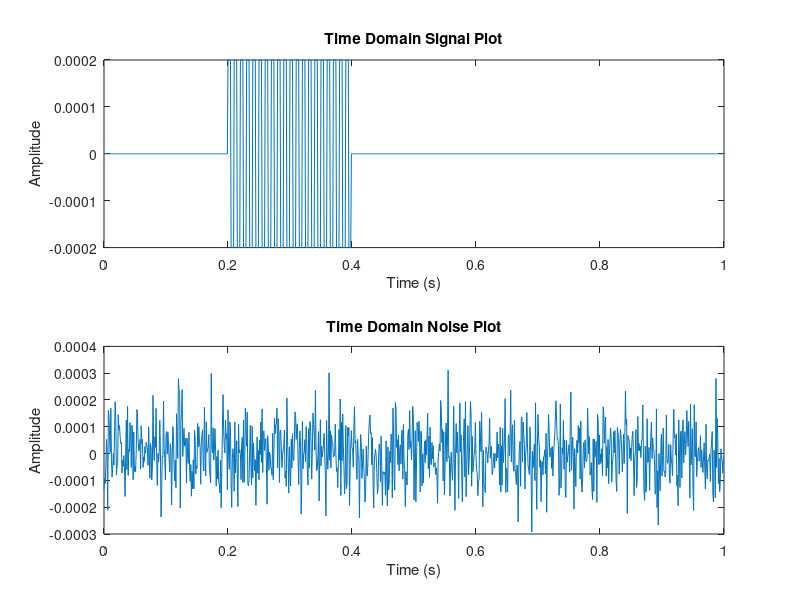
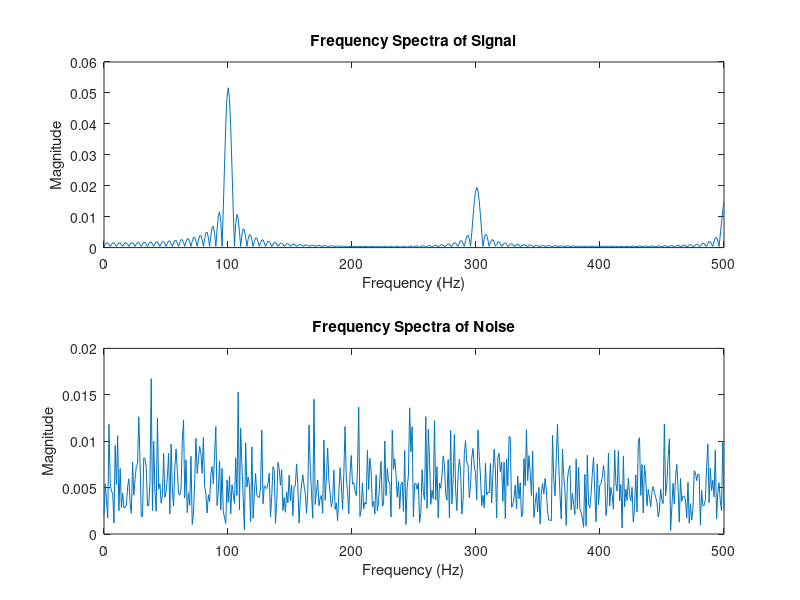
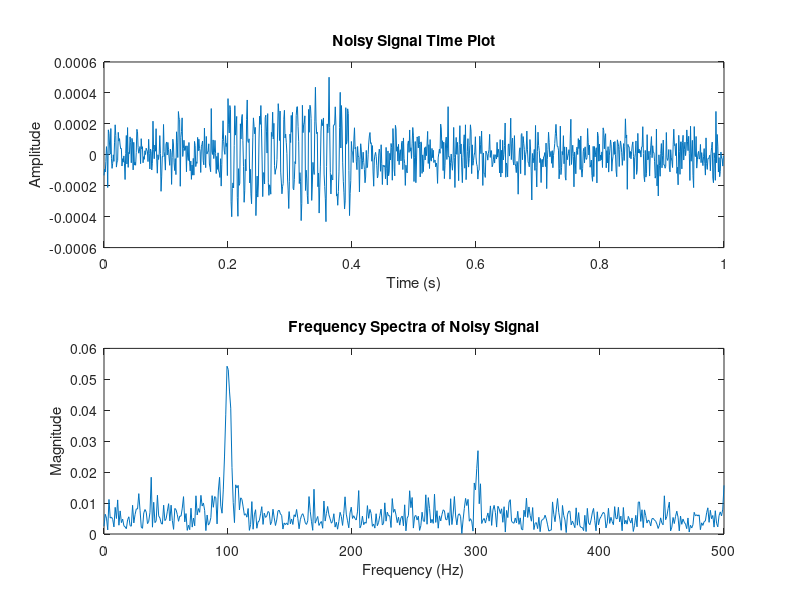
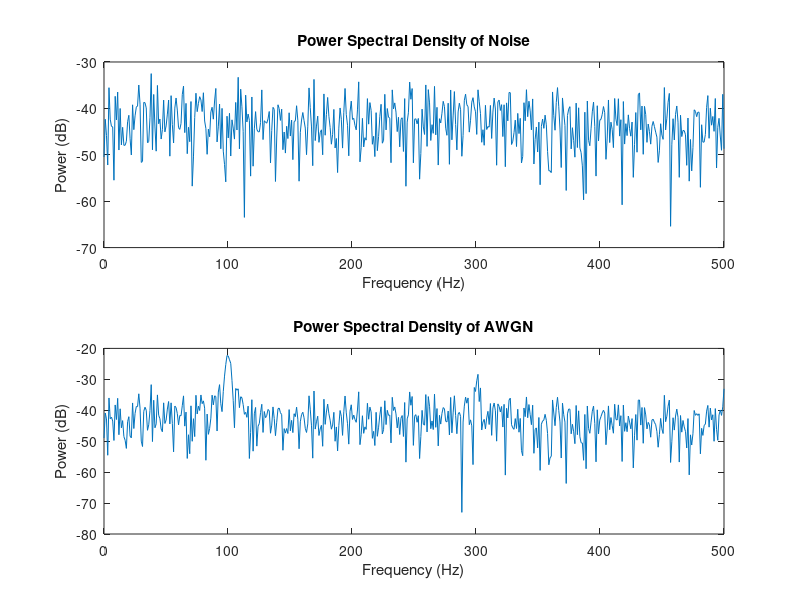

The MATLAB script that drew these images, in order:
%% 
%Clear plots

clf;

%Sampling frequency

fs = 1000;

%Frequency of Signal

f = 100;

%Amplitude of signal

A = 0.0002;

AN = 0.0001;

%Time vector

t = (0:1/fs:1 -1/fs);

%Signal 

y = A*square(2*pi*f*t);

y(1:200) = 0;
y(400:end) = 0;

%Noise signal 

noise = AN*randn(1,fs);

figure(1)

subplot(2,1,1)

plot(t,y)
xlabel 'Time (s)'
ylabel 'Amplitude'

title 'Time Domain Signal Plot'

subplot(2,1,2)

plot(t,noise)
xlabel 'Time (s)'
ylabel 'Amplitude'

title 'Time Domain Noise Plot'

noise_f = abs(fft(noise));

noise_f = 2.*(noise_f(1:fs/2));

y_f = abs(fft(y));

y_f = 2.*(y_f(1:fs/2));

freq = linspace(0,fs/2,fs/2);

figure(2)

subplot(2,1,1)

plot(freq,y_f)
xlabel 'Frequency (Hz)'
ylabel 'Magnitude'
title 'Frequency Spectra of Signal'

subplot(2,1,2)



plot(freq,noise_f)
xlabel 'Frequency (Hz)'
ylabel 'Magnitude'
title 'Frequency Spectra of Noise'


figure(3)

awgn_signal = y + noise;

subplot(2,1,1)

plot(t,awgn_signal);

xlabel 'Time (s)'
ylabel 'Amplitude'

title 'Noisy Signal Time Plot'

subplot(2,1,2)

awgn_f = abs(fft(awgn_signal));

awgn_f = 2.*(awgn_f(1:fs/2));

plot(freq,awgn_f)

xlabel 'Frequency (Hz)'
ylabel 'Magnitude'

title 'Frequency Spectra of Noisy Signal'

figure(4)

psd_noise = noise_f.^2;
psd_noise = 2.*psd_noise(1:fs/2);

psd_awgn = awgn_f.^2;
psd_awgn = 2.*psd_awgn(1:fs/2);

subplot(2,1,1)

plot(freq,pow2db(psd_noise))

xlabel 'Frequency (Hz)'
ylabel 'Power (dB)'

title 'Power Spectral Density of Noise'

subplot(2,1,2)

plot(freq,pow2db(psd_awgn))

xlabel 'Frequency (Hz)'
ylabel 'Power (dB)'

title 'Power Spectral Density of AWGN'
